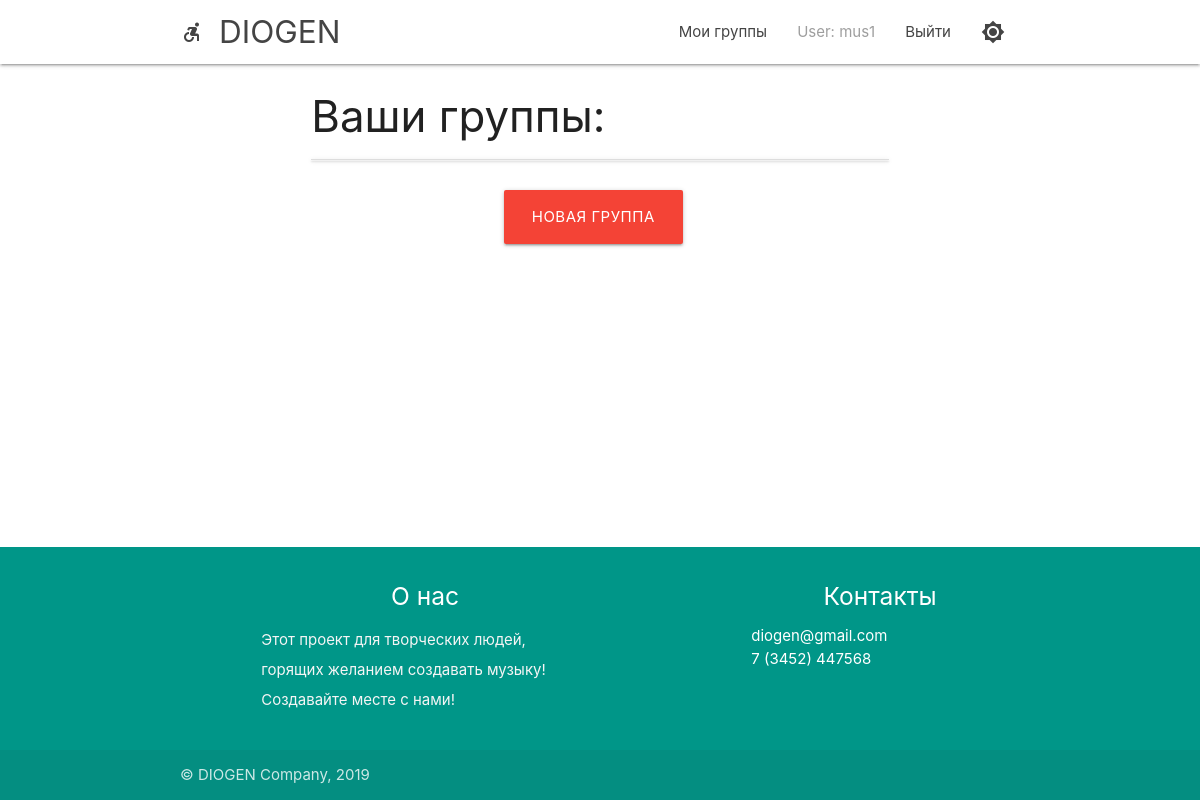
Before: /mygroups/ (signed in) with the older database file.
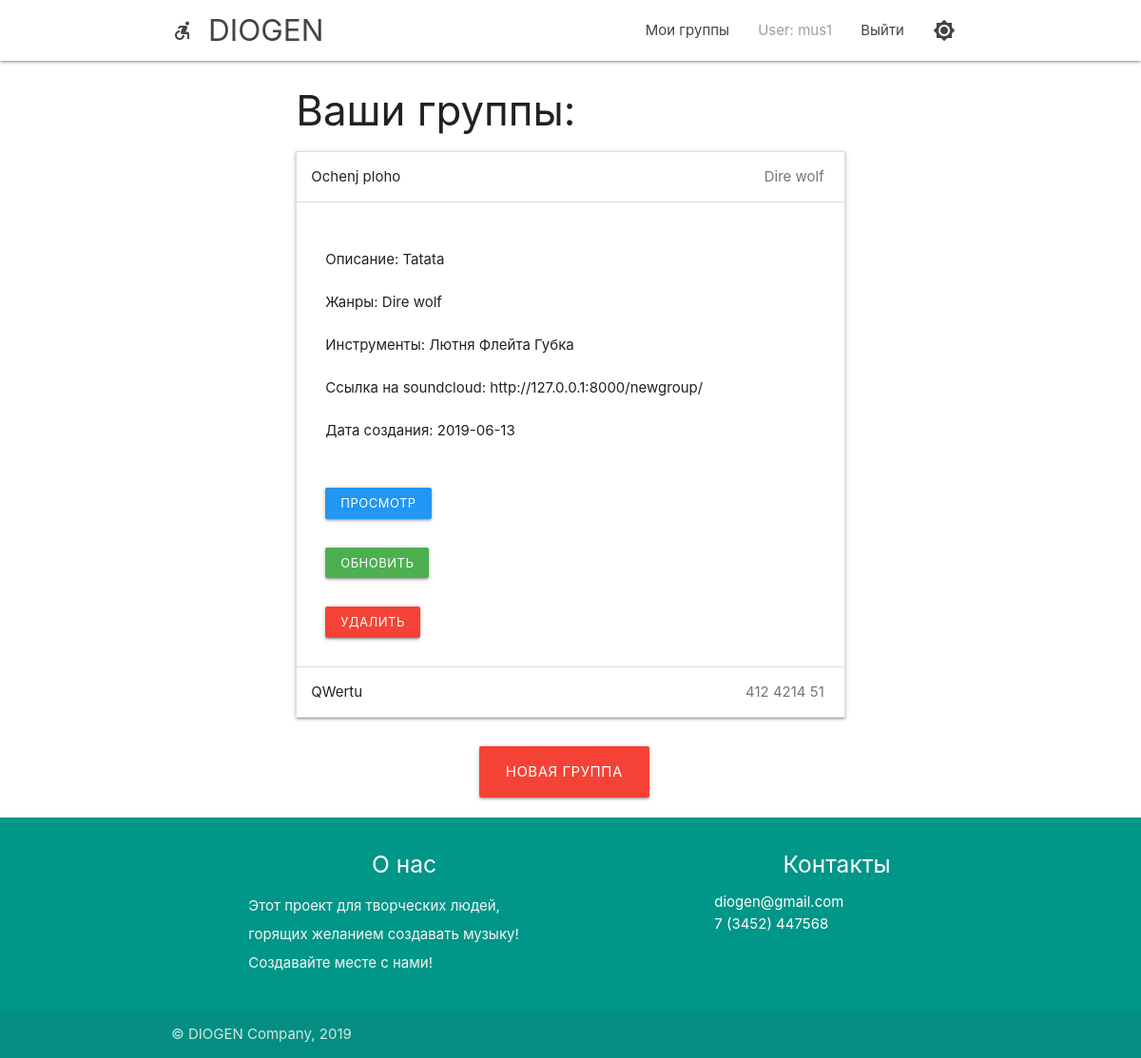
After: the same page with the newer database file.
### userApp/models.py (models this page shows, shortened)
class GroupProfile(models.Model):
    name = models.CharField(max_length=100,default='', blank=False)
    description=models.TextField(default='',blank=True)
    genres=models.CharField(max_length=100,default='', blank=True)
    instruments=models.CharField(max_length=200,default='', blank=True)
    soundcloud=models.CharField(max_length=100, default='', blank=True)
    create_date = models.CharField(max_length=100, default='', blank=True)
    image = models.FileField(upload_to = 'pic_folder/', default = 'pic_folder/None/no-img.jpg')

### userApp/views.py (the view)
# urls.py: path('mygroups/', views.GroupList.as_view(), name="mygroups"),
class GroupList(ListView):
    model = GroupProfile
    context_object_name = 'context'
    template_name = 'groups/groups_listview.html'
    def get_queryset(self):
        result = super(GroupList, self).get_queryset()
        acceptedGroup = [i.group.pk for i in AcceptedGroup.objects.filter(user=get_object_or_404(PersonProfile, user=self.request.user), accepted=True)]
        return result.filter(pk__in= acceptedGroup) #Я ебу как вывести только свои группы?

### userApp/templates/groups/groups_listview.html (shortened to what this page needs)
{% extends "mainPage/wrapper.html" %}
{% load static %}
{% block page %}
    <div class="row">
    <div class="col s3 m3 l3">
    </div>
    <div class="col s6 m6 l6">
            <h3>Ваши группы:</h3>
                <ul class="collapsible" style="margin-block-end: 0px; margin-block-start: 0px;">
                    {% for group in  context %}
                    <li class="active">
                        <div class="collapsible-header" tabindex="0"> {{group.name}} <span class="badge">{{group.genres}} </span></div>
                        <div class="collapsible-body" style="display: none;">
                        <p> Описание: {{group.description}}</p>
                        <p> Жанры: {{group.genres}}</p>
                        <p> Инструменты: {{group.instruments}}</p>
                        <p> Ссылка на soundcloud: {{group.soundcloud}}</p>
                        <p> Дата создания: {{group.create_date}}</p>
                        <form id="" action={% url 'GroupDetail' pk=group.pk %}>
                            <button type="submit", class='btn-small blue ' style="margin-top: 30px;">Просмотр</button>
                        <form id="" action={% url 'GroupUpdate' pk=group.pk %}>
                            <button type="submit", class='btn-small green ' style="margin-top: 30px;">Обновить</button>
                        <form id="" action={% url 'GroupDelete' group.pk %}   method="post" accept-charset="utf-8">
                            <button type="submit", class='btn-small red' style="margin-top: 30px;">Удалить</button>
                        </form>
                        </div>
                    </li>
                    {% endfor %}
                </ul>
            <div class="col s3 m3 l4"></div>
            <a href="/newgroup/" class='btn-large red' style="margin-top: 30px;">Новая группа</a>
    </div>
    <div class="col s3 m3 l3">
    </div>
    </div>
{% endblock %}

### userApp/templates/mainPage/wrapper.html (shortened to what this page needs)
<!DOCTYPE html>
<html lang="en" style="height: 100%;">
<head>
  {% load static %}
  {% load staticfiles %}
  <link href="{% static 'css/materialize.css' %}" type="text/css" rel="stylesheet" media="screen,projection"/>
  <link href="{% static 'css/style.css' %}" type="text/css" rel="stylesheet" media="screen,projection"/>
</head>
<body>
  {% block header %}
  <body style="display: flex; flex-direction: column; height: 100%;">
      <nav class="white" role="navigation" style="flex: 0 0 auto;">
          <div class="nav-wrapper container ">
            {% if user.is_authenticated %}
            <a id="logo-container" href="/feed/" class="brand-logo">
                <i class="material-icons">accessible_forward</i>
              </i> DIOGEN</a>
            <ul class="right hide-on-med-and-down">
            {% else %}
            <a id="logo-container" href="/" class="brand-logo">
                <i class="material-icons">accessible_forward</i>
              </i> DIOGEN</a>
            <ul class="right hide-on-med-and-down">
            {% endif %}
            {% if user.is_authenticated and user.profile.nickname != '' %}
            <li><a href={% url 'mygroups' %}>Мои группы</a></li>
            {% endif %}
            {% if user.is_authenticated %}
              <li><a class="grey-text" href={% url 'UserUpdate' pk=user.personprofile.pk %}>User: {{ user.get_username }}</a></li>
              <li><a href="{% url 'logout'%}?next=/">Выйти</a></li>
              <li>
                <form id="" action={% url 'UserUpdate' pk=user.personprofile.pk %}>
                  <a id="logo-container" href={% url 'UserUpdate' pk=user.personprofile.pk %}><i class="material-icons">brightness_7</i></a></li>
            {% endif %}
              </ul>
          </div>
      </nav>
  </body>
  <div class='content' style="flex: 1 0 auto;">
  {% endblock %}
  {% block page %}
  {% endblock %}
  {% block footer %}
</div>
<footer class="page-footer teal" style="flex: 0 0 auto;">
  <div class="container">
  <div class="row">
<div class="col l1 s2"></div>
  <div class="col l5 s12">
  <h5 class="white-text" style = "text-align: center;">О нас</h5>
  <p class="grey-text text-lighten-4">Этот проект для творческих людей, горящих желанием создавать музыку! Создавайте месте с нами!</p>
  </div>
  <div class="col l2 s12">
  </div>
  <div class="col l4 s12">
  <h5 class="white-text" style = "text-align: center;">Контакты</h5>
  <ul>
  <li><a class="white-text" href="#!">diogen@gmail.com</a></li>
  <li><a class="white-text" href="#!">7 (3452) 447568 </a></li>
  </ul>
  </div>
  </div>
  </div>
  <div class="footer-copyright">
  <div class="container">
  &copy; DIOGEN Company,  {% now "Y" %}
  </div>
  </div>
  </footer>
  {% endblock %}
  </body>
</html>

### userApp/static/css/style.css (style rules this page uses)
nav ul a, nav .brand-logo { color: #444; }
p { line-height: 2rem; }
footer.page-footer { margin: 0; }

Changed rows visible on the page:
now on this page (row unchanged): GroupProfile: name "Ochenj ploho", genres "Dire wolf", description "Tatata", instruments "Лютня Флейта Губка", soundcloud "http://127.0.0.1:8000/newgroup/", create_date "2019-06-13"
added GroupProfile: name "QWertu", genres "412 4214 51"
